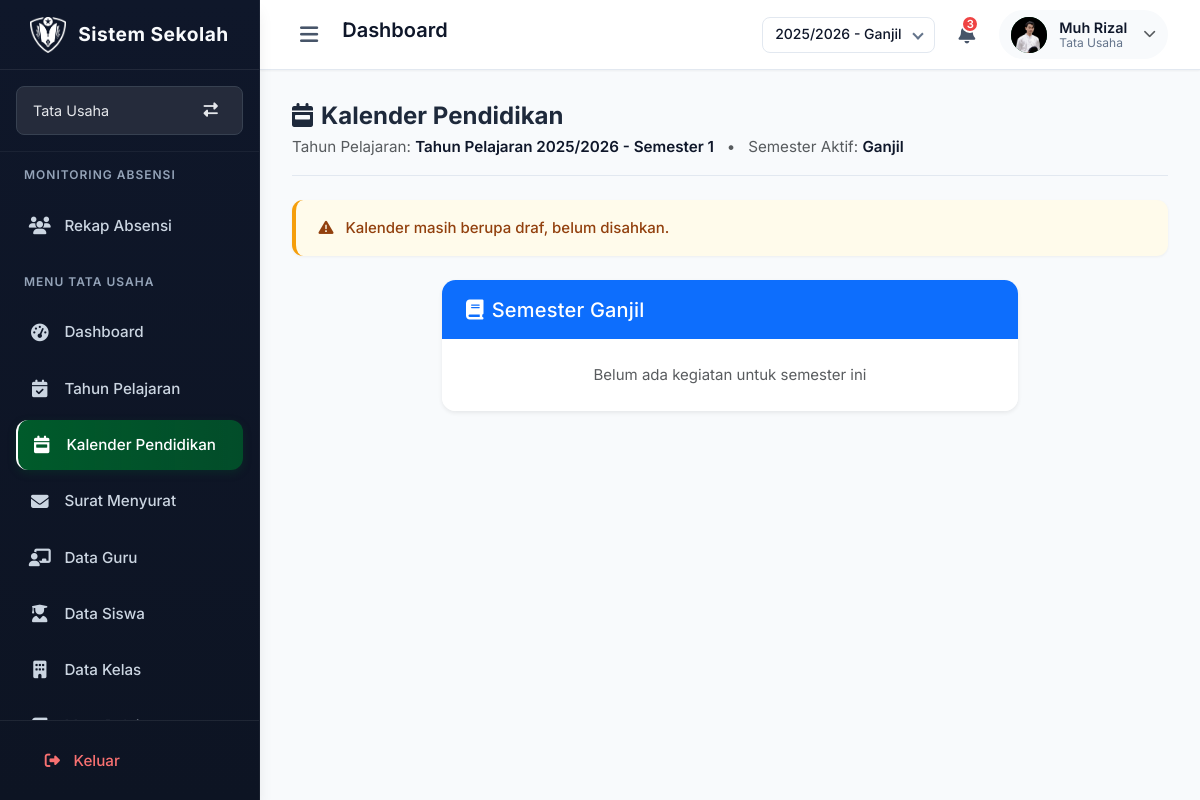
The page /kalender-sekolah/ (signed in) on the database as committed earlier.
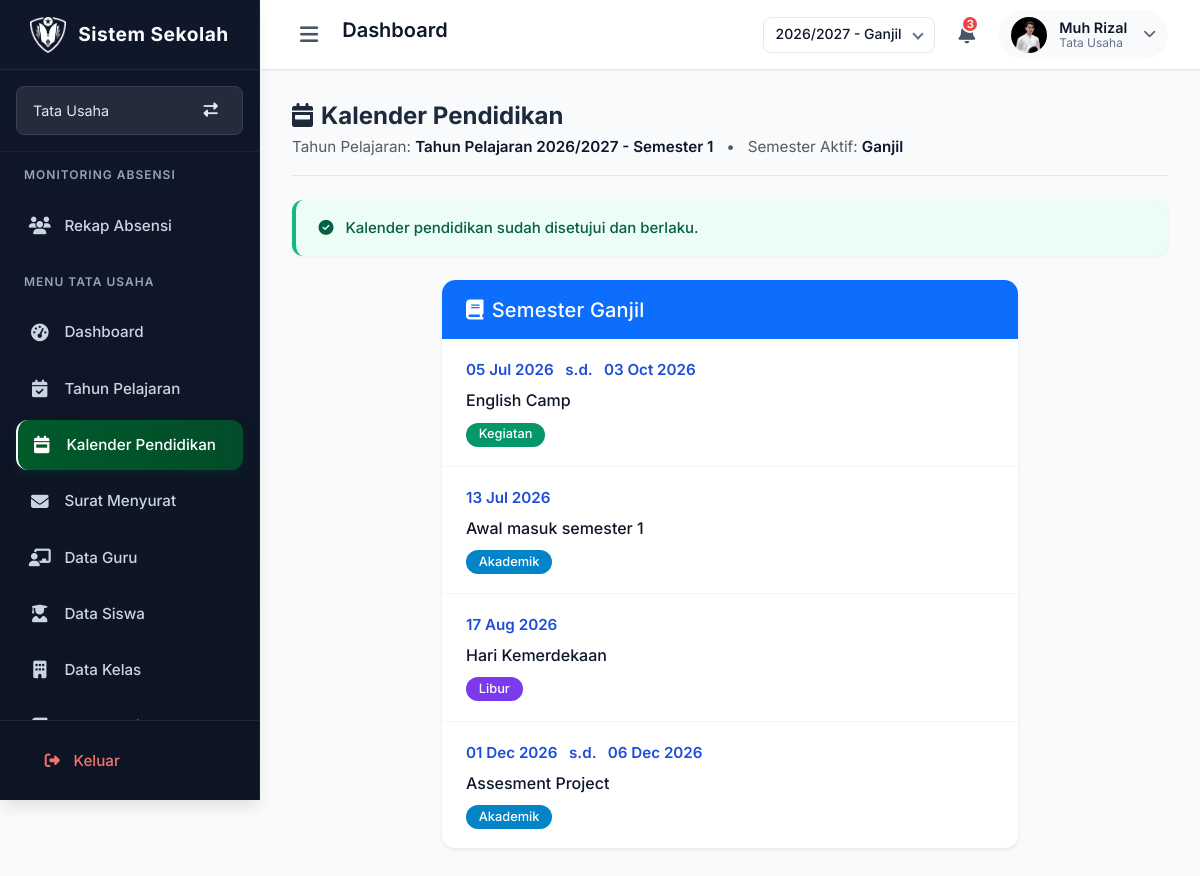
The same page on the database as committed later.
### models.py (models this page shows, shortened)
class TahunPelajaran(db.Model):
    __tablename__ = 'tahun_pelajaran'
    id = db.Column(db.Integer, primary_key=True)
    kode = db.Column(db.String(20), unique=True, nullable=False)
    nama = db.Column(db.String(80), nullable=False)
    tahun_mulai = db.Column(db.Integer, nullable=False)
    tahun_selesai = db.Column(db.Integer, nullable=False)
    semester = db.Column(db.Integer, nullable=False)
    aktif = db.Column(db.Boolean, default=False)
    tanggal_mulai = db.Column(db.Date, nullable=False)
    tanggal_selesai = db.Column(db.Date, nullable=False)

class KalenderPendidikan(db.Model):
    __tablename__ = 'kalender_pendidikan'
    id = db.Column(db.Integer, primary_key=True, autoincrement=True)
    nama_kegiatan = db.Column(db.String(200), nullable=False)
    tanggal_mulai = db.Column(db.Date, nullable=False)
    tanggal_selesai = db.Column(db.Date, nullable=False)
    semester = db.Column(db.String(10), nullable=False)
    jenis = db.Column(db.String(30), nullable=False)
    tahun_pelajaran_id = db.Column(db.Integer, db.ForeignKey('tahun_pelajaran.id'), nullable=False)
    disetujui = db.Column(db.Boolean, default=False)
    tahun_pelajaran = db.relationship('TahunPelajaran', backref=db.backref('daftar_kegiatan', lazy=True))

### routes/kalender_pendidikan.py (the view)
@kalender_bp.route('/kalender-sekolah/')
def halaman_kalender():
    if not session.get('logged_in'):
        return redirect(url_for('login.halaman_login'))
    user_id = session.get('user_id')
    user = User.query.get(user_id)
    if not user:
        flash("Sesi tidak valid, silakan login kembali", "danger")
        return redirect(url_for('login.halaman_login'))
    halaman_aktif = session.get('halaman_aktif', 'utama')
    asal = request.args.get('asal', '')
    if asal == 'dashboard':
        if halaman_aktif == 'utama' and user.jabatan == 'Guru':
            active_page = 'dashboard_guru'
        else:
            active_page = 'dashboard'
    else:
        active_page = 'kalender'
    tp_dipilih = TahunPelajaran.query.filter_by(kode=g.tahun_pelajaran).first() if g.tahun_pelajaran else None
    daftar_kegiatan = []
    sudah_disetujui = False
    semester_aktif = None
    if tp_dipilih:
        daftar_kegiatan = KalenderPendidikan.query.filter_by(
            tahun_pelajaran_id = tp_dipilih.id
        ).order_by(KalenderPendidikan.tanggal_mulai).all()
        sudah_disetujui = all(keg.disetujui for keg in daftar_kegiatan) if daftar_kegiatan else False
        semester_aktif = 'ganjil' if tp_dipilih.semester == 1 else 'genap'
    return render_template(
        'umum/kalender_pendidikan.html',
        halaman_aktif = halaman_aktif,
        active_page = active_page,  # ✅ Gunakan nilai yang sudah disesuaikan
        user = user,
        tahun_pelajaran = tp_dipilih.nama if tp_dipilih else 'Belum ditentukan',
        semester_aktif = semester_aktif,
        daftar_kegiatan = daftar_kegiatan,
        disetujui = sudah_disetujui,
        bisa_kelola = bisa_kelola(user, halaman_aktif),
        bisa_setujui = bisa_setujui(user)
    )

### app.py (called while the page is built)
@app.before_request
def atur_domain_sesi():
    host = request.host.lower()
    if host.endswith('.smpuhamzanwadi.sch.id'):
        app.config['SESSION_COOKIE_DOMAIN'] = ".smpuhamzanwadi.sch.id"
    else:
        app.config['SESSION_COOKIE_DOMAIN'] = None
        app.config['SESSION_COOKIE_PATH'] = "/"
        app.config['SESSION_COOKIE_HTTPONLY'] = True
        app.config['SESSION_COOKIE_SAMESITE'] = 'Lax'
        app.config['SESSION_COOKIE_SECURE'] = False

def nama_singkat_dropdown(nama_lengkap):
    if not nama_lengkap:
        return "Pengguna"
    nama_lengkap = nama_lengkap.strip()
    gelar_depan = r"^(Dr\.|Drg\.|Prof\.|Ir\.|Sdr\.|H\.|K\.H\.|Alm\.|Almh\.|Drs\.|M\.|Bpk\.|Ibu\.|Ny\.|Tn\.)\s+"
    gelar = ""
    nama_murni = nama_lengkap
    cocok = re.match(gelar_depan, nama_lengkap)
    if cocok:
        gelar = cocok.group(0)
        nama_murni = nama_lengkap[cocok.end():]
    kata = nama_murni.split()
    if not kata:
        return gelar + "Pengguna"
    kata1 = kata[0].strip(".,")
    if len(kata1) >= 4:
        nama_terambil = kata[0]
    else:
        nama_terambil = " ".join(kata[:2])
    return f"{gelar}{nama_terambil}"

### templates/umum/kalender_pendidikan.html (shortened to what this page needs)
{% extends "layout.html" %}
{% block extra_css %}
<link rel="stylesheet" href="{{ url_for('static', filename='css/umum/kalender_pendidikan.css') }}">
{% endblock %}
{% block content %}
<div class="container-fluid px-4">
  <div class="d-flex justify-content-between align-items-center my-4 kalender-header">
    <div>
      <h2 class="mb-1"><i class="fas fa-calendar-week me-2"></i>Kalender Pendidikan</h2>
      <p class="text-muted mb-0">
        Tahun Pelajaran: <strong>{{ tahun_pelajaran }}</strong>
        {% if semester_aktif %}
          &nbsp; • &nbsp; Semester Aktif: <strong>{{ 'Ganjil' if semester_aktif == 'ganjil' else 'Genap' }}</strong>
        {% endif %}
      </p>
    </div>
  </div>
  <div class="alert {% if disetujui %}alert-success{% else %}alert-warning{% endif %} mb-4 status-kalender">
    {% if disetujui %}
      <i class="fas fa-check-circle me-2"></i> Kalender pendidikan sudah disetujui dan berlaku.
    {% else %}
      <i class="fas fa-exclamation-triangle me-2"></i> Kalender masih berupa draf, belum disahkan.
    {% endif %}
  </div>
  <div class="row g-4 justify-content-center">
    {% if semester_aktif == 'ganjil' %}
    <div class="col-md-8">
      <div class="card shadow-sm kalender-card">
        <div class="card-header bg-primary text-white">
          <h5 class="mb-0"><i class="fas fa-book me-2"></i>Semester Ganjil</h5>
        </div>
        <div class="card-body p-0">
          <ul class="list-group list-group-flush">
            {% for kegiatan in daftar_kegiatan if kegiatan.semester == 'ganjil' %}
            <li class="list-group-item kegiatan-item d-flex justify-content-between align-items-start">
                <div>
                    <div class="kegiatan-tanggal">
                        {{ kegiatan.tanggal_mulai.strftime('%d %b %Y') }}
                        {% if kegiatan.tanggal_selesai != kegiatan.tanggal_mulai %}
                            &nbsp; s.d. &nbsp; {{ kegiatan.tanggal_selesai.strftime('%d %b %Y') }}
                        {% endif %}
                    </div>
                    <div class="kegiatan-nama">{{ kegiatan.nama_kegiatan }}</div>
                    <span class="badge {% if kegiatan.jenis == 'Akademik' %}badge-akademik{% elif kegiatan.jenis == 'Libur' %}badge-libur{% elif kegiatan.jenis == 'Kegiatan' %}badge-kegiatan{% elif kegiatan.jenis == 'Hari Besar' %}badge-hari-besar{% endif %}">
                        {{ kegiatan.jenis }}
                    </span>
                </div>
            </li>
            {% else %}
            <li class="list-group-item text-center text-muted py-4">Belum ada kegiatan untuk semester ini</li>
            {% endfor %}
          </ul>
        </div>
      </div>
    </div>
    {% else %}
    <div class="col-md-8">
      <div class="alert alert-info text-center">
        <i class="fas fa-info-circle me-2"></i> Silakan pilih Tahun Pelajaran terlebih dahulu dari menu di atas.
      </div>
    </div>
    {% endif %}
  </div>
</div>
{% endblock %}

### templates/components/header.html (shortened to what this page needs)
<header class="header">
  <div class="header-left">
    <button class="toggle-sidebar" id="toggleSidebar">
      <i class="fas fa-bars"></i>
    </button>
    <h2 class="page-title">Dashboard</h2>
  </div>
  <div class="header-right d-flex align-items-center gap-3">
    {% if g.sistem_mode != 'absensi' %}
    <div class="tahun-pemilih">
      <form action="{{ url_for('umum.ganti_tahun') }}" method="POST">
        <div class="custom-select">
        </div>
      </form>
    </div>
    {% endif %}
    <button class="notification-btn">
      <i class="fas fa-bell"></i>
      <span class="notification-badge">3</span>
    </button>
    <div class="user-profile" id="userProfileBtn">
      <div class="user-avatar">
        {% set nama_pengguna = session.get('user_name') or session.get('absensi_user_name', 'Pengguna') %}
        {% set foto = session.get('foto_profil') %}
        {% if foto %}
          <img src="{{ url_for('tampilkan_foto_profil', filename=foto) }}"
              alt="Foto Profil"
              onerror="this.style.display='none'; this.parentElement.innerHTML='{{ nama_pengguna | inisial_avatar }}';">
        {% else %}
          {{ nama_pengguna | inisial_avatar }}
        {% endif %}
      </div>
      <div class="user-info">
        <div class="user-name">
          {{ (session.get('user_name') or session.get('absensi_user_name', 'Pengguna')) | nama_singkat_dropdown }}
        </div>
        <div class="user-role">
          {% set aktif = session.get('halaman_aktif') | default('utama') %}
          {% if aktif == 'absensi' %}
            Guru
          {% elif aktif == 'bendahara' %}
            Bendahara
          {% elif aktif == 'admin_sistem' %}
            Admin Sistem
          {% elif aktif == 'wali_kelas' %}
            Wali Kelas
          {% elif aktif == 'waka_kurikulum' %}
            Waka Kurikulum
          {% elif aktif == 'waka_kesiswaan' %}
            Waka Kesiswaan
          {% elif aktif == 'pembina_ekskul' %}
            Pembina Ekstrakurikuler
          {% else %}
            {{ session.get('jabatan') or session.get('role', 'Pengguna Sistem') }}
          {% endif %}
        </div>
      </div>
      <i class="fas fa-chevron-down text-muted"></i>
    </div>
  </div>
</header>

Rows that differ between the two databases and show on the page:
no longer on this page (row edited): TahunPelajaran: nama "Tahun Pelajaran 2025/2026 - Semester 1"
now on this page (row edited): TahunPelajaran: nama "Tahun Pelajaran 2026/2027 - Semester 1"
now on this page (row unchanged): KalenderPendidikan: tanggal_mulai "05 Jul 2026", tanggal_selesai "03 Oct 2026", nama_kegiatan "English Camp", jenis "Kegiatan"
now on this page (row unchanged): KalenderPendidikan: tanggal_mulai "13 Jul 2026", nama_kegiatan "Awal masuk semester 1", jenis "Akademik"
now on this page (row unchanged): KalenderPendidikan: tanggal_mulai "17 Aug 2026", nama_kegiatan "Hari Kemerdekaan", jenis "Libur"
now on this page (row unchanged): KalenderPendidikan: tanggal_mulai "01 Dec 2026", tanggal_selesai "06 Dec 2026", nama_kegiatan "Assesment Project", jenis "Akademik"
Other text that changed with them:
text written by a page script: "2025/2026 - Ganjil" → "2026/2027 - Ganjil"
text no longer shown: "Kalender masih berupa draf, belum disahkan. Belum ada kegiatan untuk semester ini"
text now shown: "Kalender pendidikan sudah disetujui dan berlaku."
